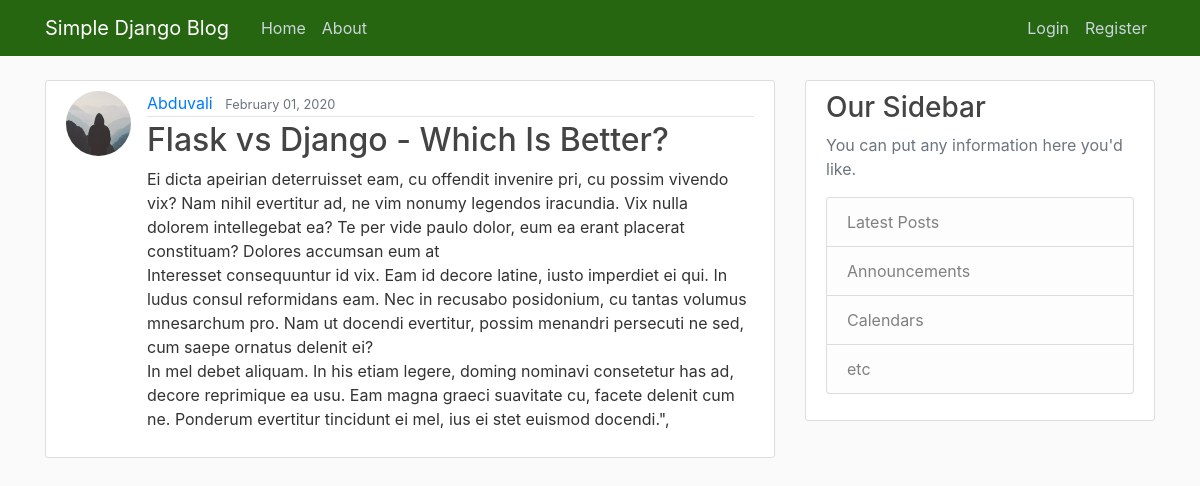
Screenshot of /post/20 with the database file from the repository.
### blog/models.py (models this page shows, shortened)
class Post(models.Model):
    title = models.CharField(max_length=100)
    content = models.TextField()
    date_posted = models.DateField(default = timezone.now)
    author = models.ForeignKey(User, on_delete=models.CASCADE)

### users/models.py (models this page shows, shortened)
class Profile(models.Model):
    user = models.OneToOneField(User, on_delete=models.CASCADE)
    image = models.ImageField(default='default.jpg', upload_to='profile_pics')

### blog/views.py (the view)
# urls.py: path('post/<int:pk>', PostDetailView.as_view(), name = 'post-detail'),
class PostDetailView(DetailView):
    model = Post

### blog/templates/blog/post_detail.html (shortened to what this page needs)
{% extends "blog/base.html" %}
{% block content%}
    <article class="media content-section">
        <img class="rounded-circle article-img" src="{{ object.author.profile.image.url }}" alt="">
        <div class="media-body">
            <div class="article-metadata">
                <a class="mr-2" href="{% url 'user-posts' object.author.username %}">{{ object.author }}</a>
                <small class="text-muted">{{object.date_posted|date:"F d, Y" }}</small>
            </div>
            <h2  class="article-title">{{ object.title }}</h2>
            <p class="article-content">{{ object.content }}</p>
        </div>
    </article>
{% endblock content %}

### blog/static/blog/main.css (style rules this page uses)
body { background: #fafafa; color: #333333; margin-top: 5rem; }
h1, h2, h3, h4, h5, h6 { color: #444444; }
.content-section { background: #ffffff; padding: 10px 20px; border: 1px solid #dddddd; border-radius: 3px; margin-bottom: 20px; }
.article-title { color: #444444; }
.article-content { white-space: pre-line; }
.article-img { height: 65px; width: 65px; margin-right: 16px; }
.article-metadata { padding-bottom: 1px; margin-bottom: 4px; border-bottom: 1px solid #e3e3e3 }

### rows the page displays
Post: author.profile.image (placeholder picture), author "Abduvali", date_posted "February 01, 2020", title "Flask vs Django - Which Is Better?", content "Ei dicta apeirian deterruisset eam, cu offendit invenire pri, cu possim vivendo vix? Nam nihil evertitur ad, ne vim nonumy legendos iracundia. Vix nulla dolorem intellegebat ea? Te per vide paulo dolor, eum ea erant placerat constituam? Dolores accumsan eum at Interesset consequuntur id vix. Eam id decore latine, iusto imperdiet ei qui. In ludus consul reformidans eam. Nec in recusabo posidonium, cu tantas volumus mnesarchum pro. Nam ut docendi evertitur, possim menandri persecuti ne sed, cum saepe ornatus delenit ei? In mel debet aliquam. In his etiam legere, doming nominavi consetetur has ad, decore reprimique ea usu. Eam magna graeci suavitate cu, facete delenit cum ne. Ponderum…"
